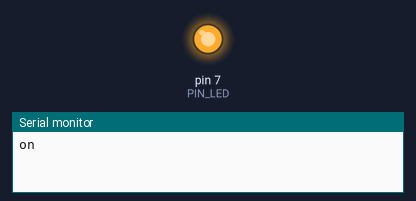
This sketch was run on a simulated Arduino Uno, built with avr-gcc and run on an emulated ATmega328P. Parts: output pins drawn as LEDs (lit = HIGH), the last lines printed to the serial monitor. At 2.0 s the program stops and its outputs stay as they are.

Above: at 0.5 s.
At 1.85 s:
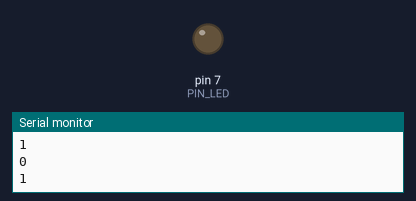
Timing chart, 0 to 3.0 s (numbered marks = the images above):
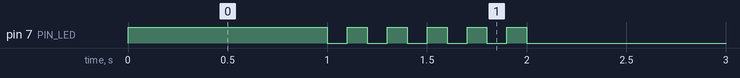

Measured:
- by itself, pin 7 (PIN_LED): repeats every 0.20 s: LOW 0.10 s, HIGH 0.10 s, until it stays LOW from 2.0 s

The sketch:

05_practice_2.ino
```cpp
#define PIN_LED 7

int toggle;
int i;

int toggleState(int state) {
  if(!state) return 1;

  return 0;
}

void setup() {
  Serial.begin(115200);
  pinMode(PIN_LED, OUTPUT);
  toggle = 0;
  i = 0;
}

void loop() {
  Serial.println("on");
  digitalWrite(PIN_LED, 1); //turn on LED
  delay(1000); //wait for 1 second

  for(i; i < 10; i++) { //repeat 10 times for 1 second
    digitalWrite(PIN_LED, toggle);
    toggle = toggleState(toggle);
    Serial.println(toggle);
    delay(100);
  }

  digitalWrite(PIN_LED, 0); //turn off LED
  Serial.println("end");
  while(1) { //infinite loop

  }
}
```
